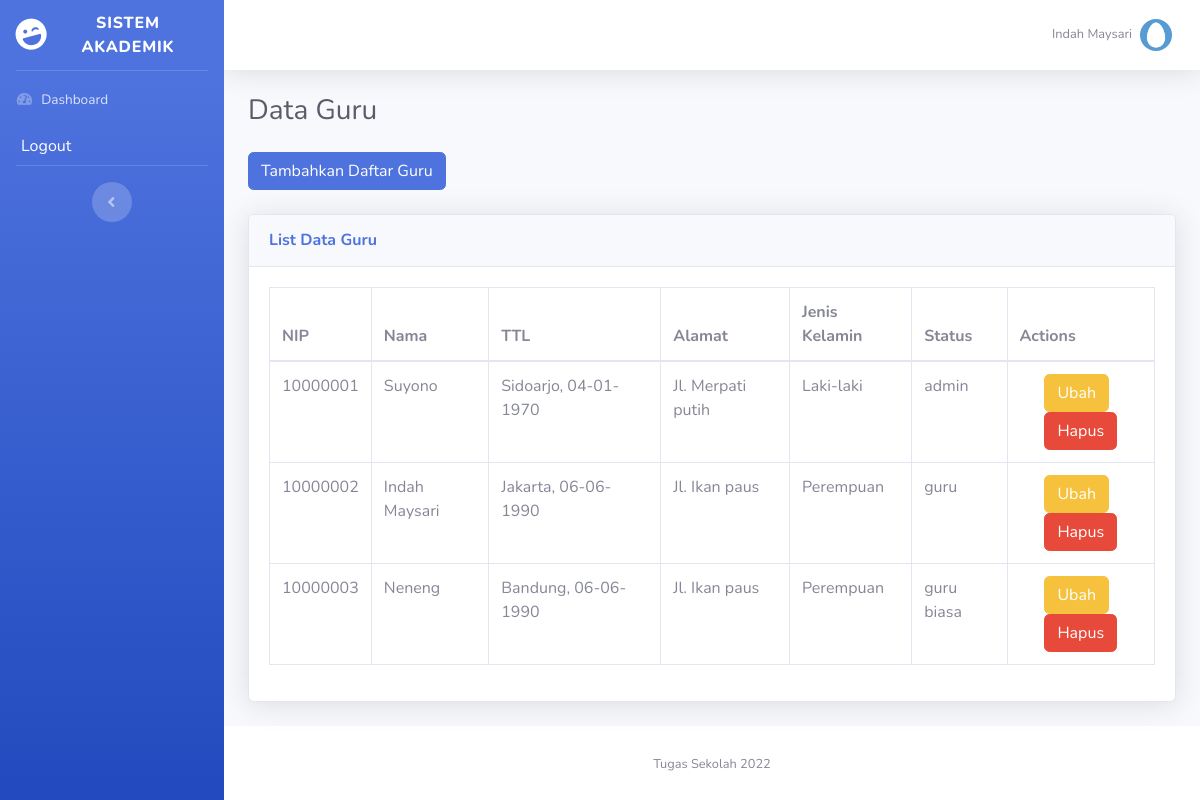
Page /guru.php (signed in) on the committed database.
### tables this page shows
CREATE TABLE `tb_guru` (
  `nip` varchar(8) NOT NULL,
  `nama` varchar(255) NOT NULL,
  `pass` varchar(255) NOT NULL,
  `tmp_lahir` varchar(255) NOT NULL,
  `tgl_lahir` date DEFAULT NULL,
  `alamat` varchar(255) NOT NULL,
  `jenis_kelamin` varchar(255) NOT NULL,
  `status` varchar(255) NOT NULL,
  `img_profile` varchar(255) NOT NULL DEFAULT 'profile-default.jpg'
);

### guru.php (the view, shortened to what this page needs)
<?php include 'header.php'; ?>
<?php
$guru_query = "SELECT * FROM `tb_guru`";
$result_guru = mysqli_query($connection, $guru_query); ?>
<div class="container-fluid">
  <div class="d-sm-flex align-items-center justify-content-between mb-4">
    <h1 class="h3 mb-0 text-gray-800">Data Guru</h1>
  </div>
  <a href="" data-toggle="modal" data-target="#newSubMenuModal" class=" btn btn-primary mb-4">Tambahkan Daftar Guru</a>
  <div class="card shadow mb-4">
    <div class="card-header py-3">
      <h6 class="m-0 font-weight-bold text-primary">List Data Guru</h6>
    </div>
    <div class="card-body">
      <div class="table-responsive">
        <table class="table table-bordered table-hover">
          <thead>
            <tr class="">
              <th>NIP</th>
              <th>Nama</th>
              <th>TTL</th>
              <th>Alamat</th>
              <th>Jenis Kelamin</th>
              <th>Status</th>
              <th>Actions</th>
            </tr>
          </thead>
          <tbody>
            <?php
            if ($result_guru) {
              while ($row = mysqli_fetch_array($result_guru)) {
            ?>
                <tr>
                  <td><?php echo $row['nip'] ?></td>
                  <td><?php echo $row['nama'] ?></td>
                  <td><?php echo $row['tmp_lahir'] ?>, <?php echo date("d-m-Y", strtotime($row['tgl_lahir'])) ?></td>
                  <td><?php echo $row['alamat'] ?></td>
                  <td><?php echo $row['jenis_kelamin'] ?></td>
                  <td><?php echo $row['status'] ?></td>
                  <td class="col-xl-2 text-center">
                    <button type="button" class="btn btn-warning mr-2" data-toggle="modal" data-target="#editModal">
                      Ubah
                    </button>
                    <a href="hapus_guru.php?id=<?= $row["nip"] ?>" class="btn btn-danger" onclick="return confirm('Apakah anda yakin?')">Hapus</a>
                  </td>
                </tr>
            <?php
              }
            } else {
              echo "Error :" . mysqli_error($connection);
            }
            ?>
          </tbody>
        </table>
      </div>
    </div>
  </div>
</div>
<?php include 'footer.php'; ?>

### rows in the picture
tb_guru: nip "10000001", nama "Suyono", tmp_lahir "Sidoarjo", tgl_lahir "04-01-1970", alamat "Jl. Merpati putih", jenis_kelamin "Laki-laki", status "admin"
tb_guru: nip "10000002", nama "Indah Maysari", tmp_lahir "Jakarta", tgl_lahir "06-06-1990", alamat "Jl. Ikan paus", jenis_kelamin "Perempuan", status "guru"
tb_guru: nip "10000003", nama "Neneng", tmp_lahir "Bandung", tgl_lahir "06-06-1990", alamat "Jl. Ikan paus", jenis_kelamin "Perempuan", status "guru biasa"

### other values in the picture
$_SESSION["user_nama"] "Indah Maysari"
